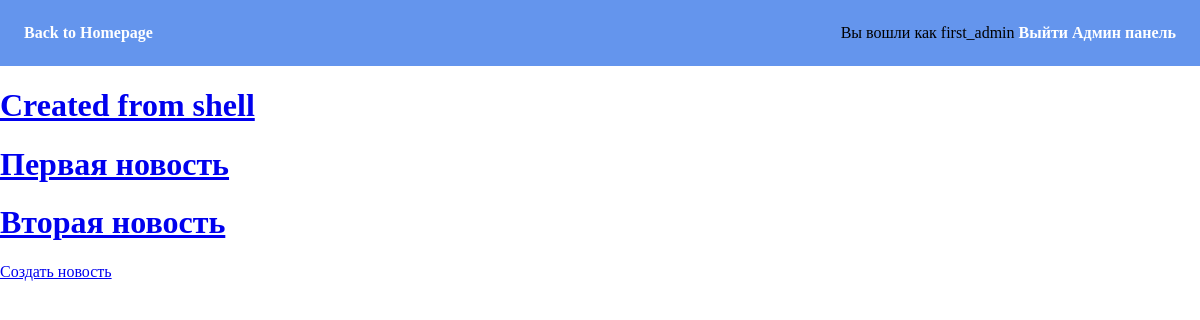
Screenshot of / (signed in) with the database file from the repository.
### news/models.py (models this page shows, shortened)
class News(models.Model):
    author = models.ForeignKey(User, null=True, on_delete=models.SET_NULL) # УКАЗАНИЕ АВТОРА
    article = models.CharField(max_length=100) # ЗАГОЛОВОК НОВОСТИ
    body = models.TextField(blank=True, null=True) # ТЕКСТ НОВОСТИ
    commentary = models.ManyToManyField(Commentaries)
    likes = models.ManyToManyField(Likes)

### news/views.py (the view)
# urls.py: path('', index, name='index'),
def index(request, *args, **kwargs):
    qs = News.objects.all()
    context = {'news_list': qs}
    return render(request, 'index.html', context)

### templates/index.html
{% extends "base.html" %}
{% block content %}
{% for news in news_list %}
    <h1>
        <a href="news/{{ news.id }}">{{ news.article }}</a>
    </h1>
{% endfor %}
<a href="news/create">Создать новость</a>
{% endblock %}

### templates/navbar.html
<nav>
    <a href="/">Back to Homepage</a>
    <div class="nav-menu">
        {% if user.is_authenticated %}
            <span>Вы вошли как {{ user }}</span>
            <a href="/logout">Выйти</a>
            <a href="admin/">Админ панель</a>
        {% else %}
            <a href="/login">Войдите</a>
            <a>или</a>
            <a href="/register">Зарегистрируйтесь</a>
        {% endif %}
    </div>
</nav>

### templates/base.html (style rules this page uses)
body { margin: 0; }
nav { padding: 1.5em; background-color: cornflowerblue; display: flex; justify-content: space-between; }
nav a { color: #fff; text-decoration:none; font-weight: bold; }
h1 { color: cornflowerblue; }

### rows the page displays
News: article "Created from shell"
News: article "Первая новость"
News: article "Вторая новость"

### other values shown
{{ user }} "first_admin"
